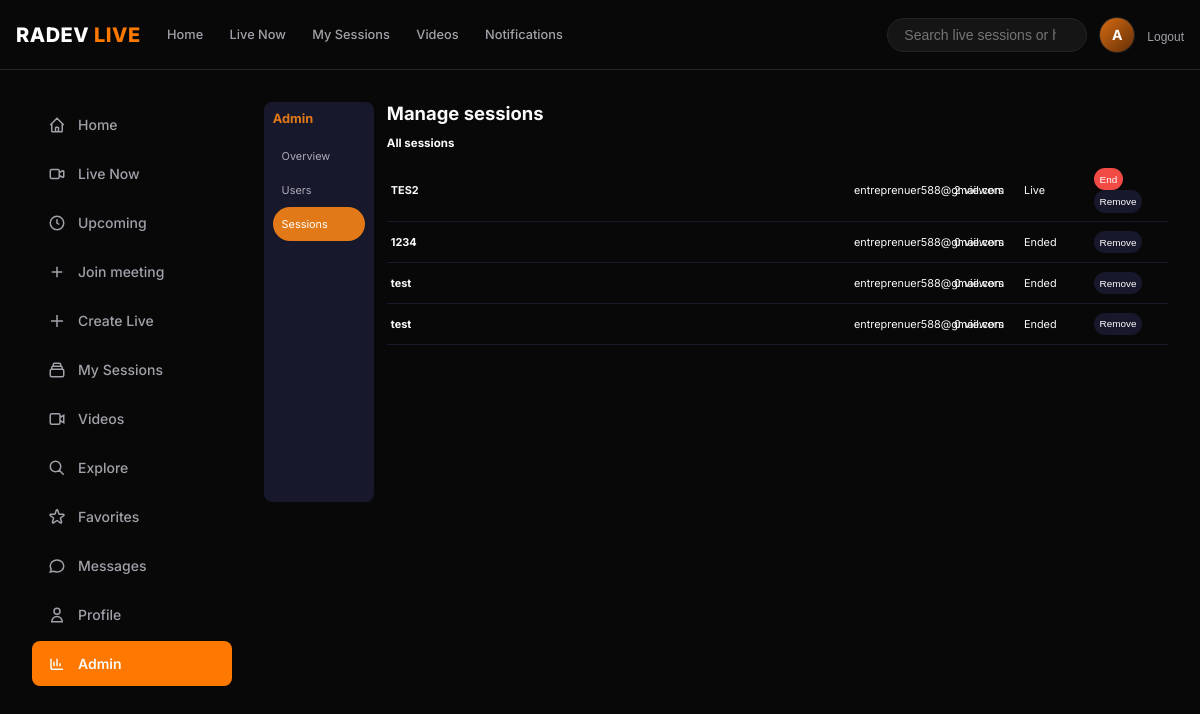
/admin-sessions/ (signed in), run on an earlier commit of the app's database.
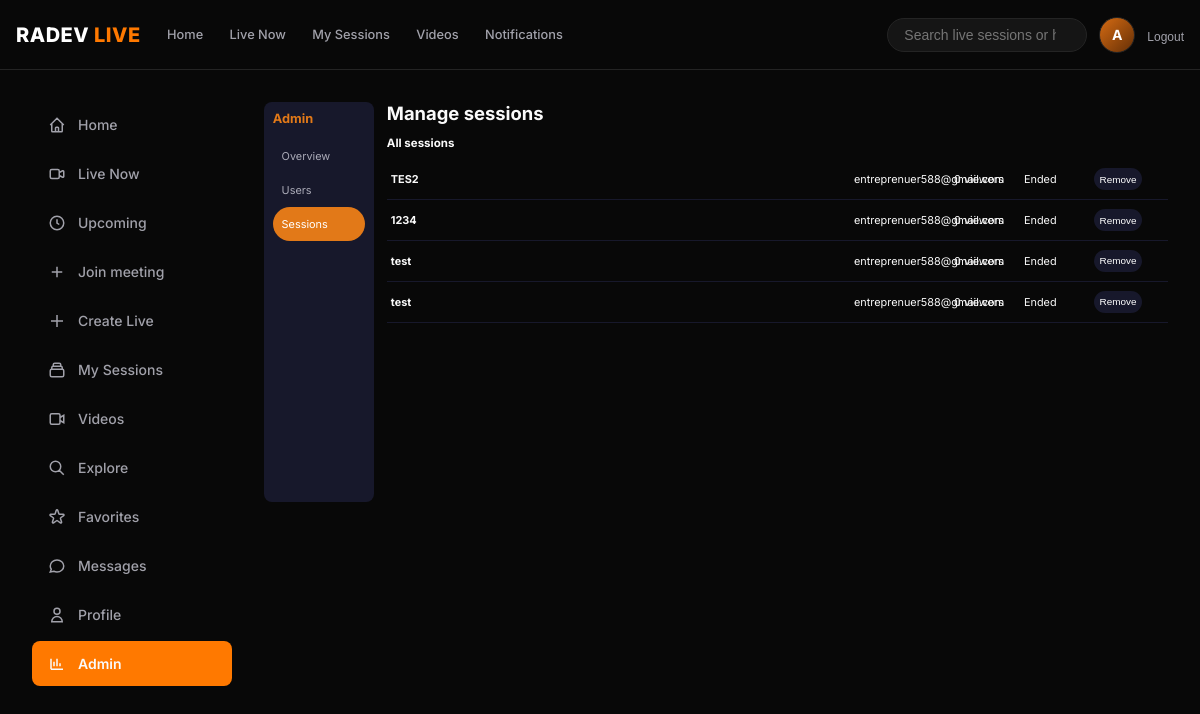
And on a later commit of the database.
### streaming/models.py (models this page shows, shortened)
class LiveSession(models.Model):
    CATEGORY_CHOICES = [
        ("education", "Education"),
        ("business", "Business"),
        ("entertainment", "Entertainment"),
        ("gaming", "Gaming"),
        ("technology", "Technology"),
        ("music", "Music"),
        ("fitness", "Fitness"),
        ("cooking", "Cooking"),
    ]
    VISIBILITY_CHOICES = [
        ("public", "Public"),
        ("private", "Private"),
    ]
    STATUS_CHOICES = [
        ("scheduled", "Not started"),
        ("live", "Live"),
        ("ended", "Ended"),
    ]
    PREVIEW_STATUS_CHOICES = [
        ("none", "No preview"),
        ("recording", "Recording"),
        ("processing", "Processing"),
        ("ready", "Ready"),
        ("failed", "Failed"),
        ("deleted", "Deleted"),
    ]
    host = models.ForeignKey(
        settings.AUTH_USER_MODEL,
        on_delete=models.CASCADE,
        related_name="hosted_sessions",
    )
    title = models.CharField(max_length=150)
    description = models.TextField(blank=True)
    category = models.CharField(
        max_length=20,
        choices=CATEGORY_CHOICES,
        default="education",
    )
    room_name = models.UUIDField(
        default=uuid.uuid4,
        unique=True,
        editable=False,
    )
    visibility = models.CharField(
        max_length=10,
        choices=VISIBILITY_CHOICES,
        default="public",
    )
    status = models.CharField(
        max_length=15,
        choices=STATUS_CHOICES,
        default="scheduled",
    )
    is_locked = models.BooleanField(default=False)
    chat_enabled = models.BooleanField(default=True)
    scheduled_at = models.DateTimeField(null=True, blank=True)
    participant_limit = models.PositiveIntegerField(default=50)
    thumbnail = models.ImageField(
        upload_to="stream_thumbnails/",
        null=True,
        blank=True,
    )
    preview_status = models.CharField(
        max_length=12,
        choices=PREVIEW_STATUS_CHOICES,
        default="none",
    )
    preview_egress_id = models.CharField(max_length=100, blank=True)
    preview_object_key = models.CharField(max_length=500, blank=True)
    host_recording_consented_at = models.DateTimeField(null=True, blank=True)
    created_at = models.DateTimeField(auto_now_add=True)
    started_at = models.DateTimeField(null=True, blank=True)
    ended_at = models.DateTimeField(null=True, blank=True)
    class Meta:
        ordering = ["-created_at"]
    @property
    def active_participant_count(self):
        return self.participants.filter(left_at__isnull=True).count()

### accounts/models.py (models this page shows, shortened)
class UserProfile(models.Model):
    user = models.OneToOneField(
        User,
        on_delete=models.CASCADE,
        related_name='profile'
    )
    full_name = models.CharField(max_length=150, blank=True)
    username = models.SlugField(max_length=150, unique=True, blank=True)
    bio = models.TextField(max_length=500, blank=True)
    avatar = models.ImageField(
        upload_to='profiles/',
        blank=True,
        null=True
    )
    is_host = models.BooleanField(default=False)
    is_verified = models.BooleanField(default=False)
    created_at = models.DateTimeField(auto_now_add=True)

### core/views.py (the view)
# urls.py: path("admin-sessions/", views.admin_sessions, name="admin_sessions"),
@login_required
def admin_sessions(request):
    if not request.user.is_staff:
        return redirect("core:dashboard")
    sessions = LiveSession.objects.select_related("host").order_by("-created_at")
    return render(request, "core/admin_sessions.html", {"sessions": sessions})

### templates/core/admin_sessions.html (shortened to what this page needs)
{% extends "base_app.html" %}
{% block body_class %}admin-sessions-view{% endblock %}
{% block content %}
<div class="admin-layout"><aside class="admin-side"><h2>Admin</h2><a href="{% url 'core:admin_overview' %}">Overview</a><a href="{% url 'core:admin_overview' %}">Users</a><a class="active" href="{% url 'core:admin_sessions' %}">Sessions</a></aside>
<main class="admin-main"><h1>Manage sessions</h1><h2 style="font-size:.72rem;margin:.55rem 0">All sessions</h2>{% for session in sessions %}<div class="session-row"><strong>{{ session.title }}</strong><span>{{ session.host.profile.full_name|default:session.host.email }}</span><span>{{ session.active_participant_count }} viewers</span><span>{{ session.get_status_display }}</span><div>{% if session.status != "ended" %}<form method="post" action="{% url 'core:admin_end_session' session.room_name %}" style="display:inline">{% csrf_token %}<button class="end" type="submit">End</button></form>{% endif %}<form method="post" action="{% url 'core:admin_remove_session' session.room_name %}" style="display:inline" onsubmit="return confirm('Permanently remove this session and its history?')">{% csrf_token %}<button class="remove" type="submit">Remove</button></form></div></div>{% empty %}<p class="text-muted">No sessions have been created.</p>{% endfor %}</main></div>
{% endblock %}

What changed in the data, as far as the page shows it:
changed LiveSession "TES2": active_participant_count "2" → "0"; status "Live" → "Ended"; no longer shows "End"
